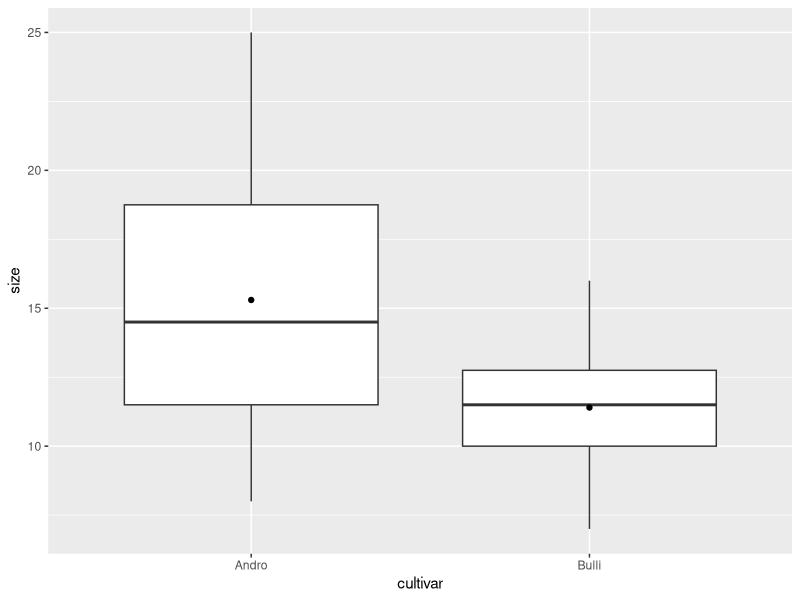
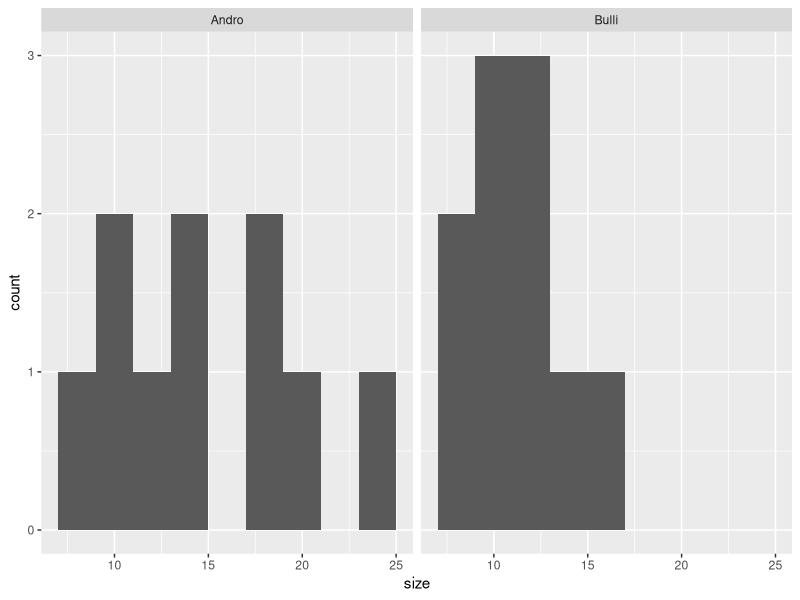
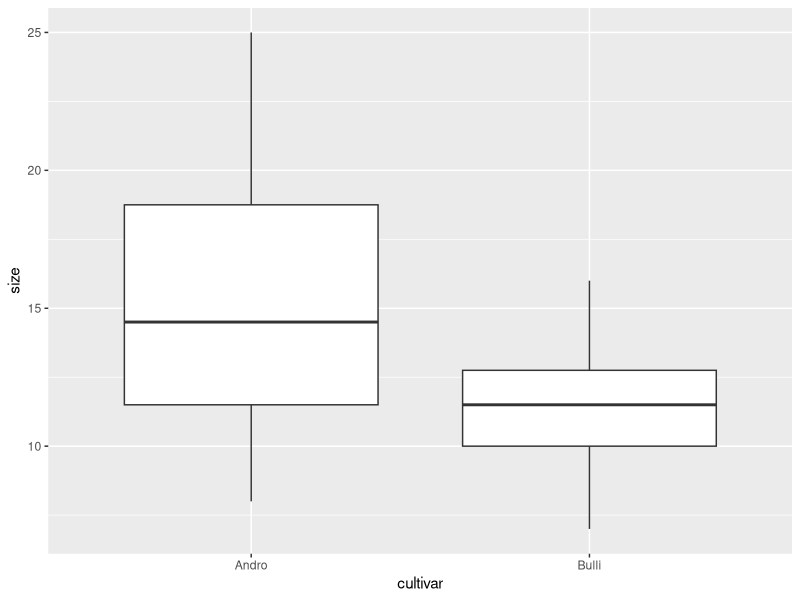
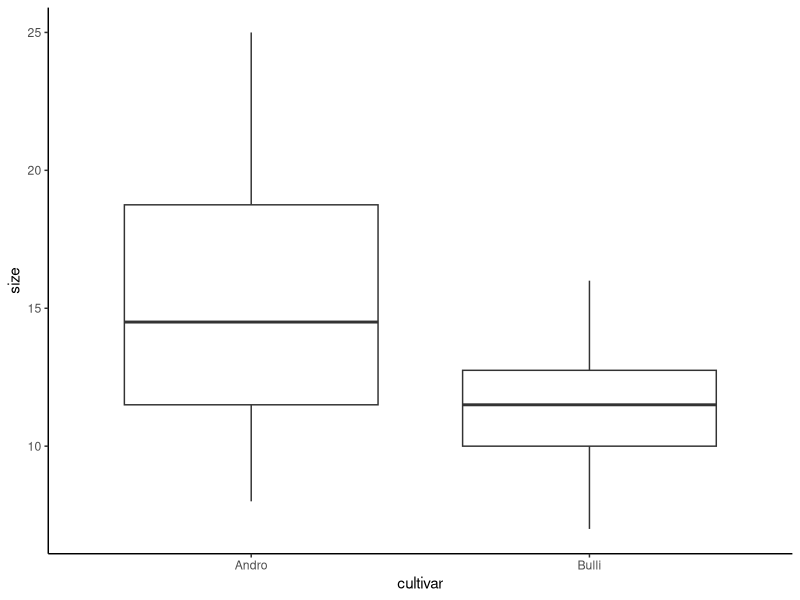
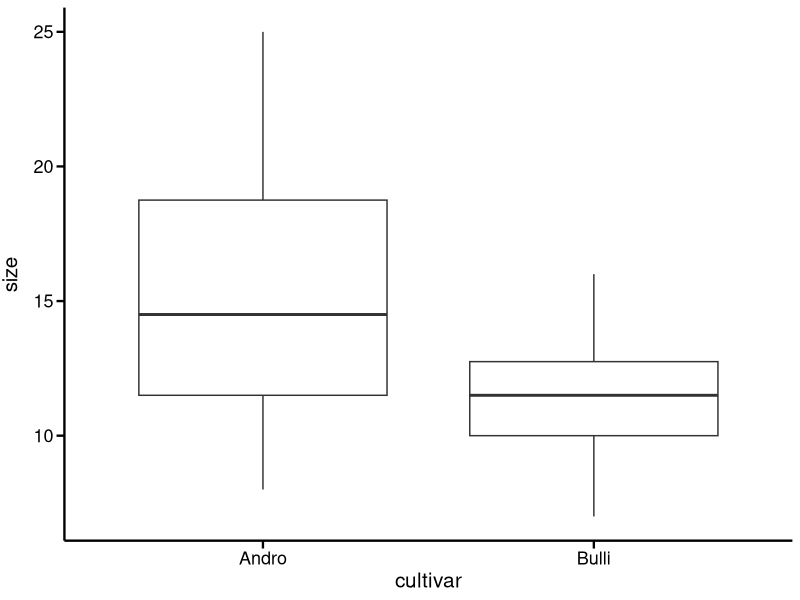
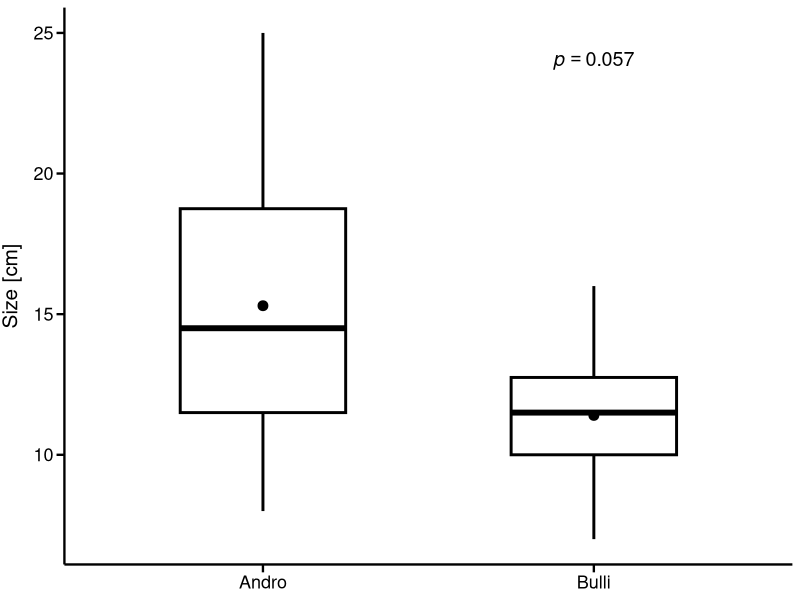

Here is the R script that generated these plots, in order:
## ---- chunk 1
# Je 10 Messwerte für Sorte a und b zu einem Data Frame im long-Format verbinden 

# Messwerte von Cultivar Andro
Messwerte_a <- c(20, 19, 25, 10, 8, 15, 13, 18, 11, 14) 

# Messwerte von Cultivar b
Messwerte_b <- c(12, 15, 16, 7, 8, 10, 12, 11, 13, 10) 

# Bezeichnug der Cultivare in der Tabelle
cultivar <- factor(rep( c("Andro", "Bulli"), each = 10))

# Data frame erstellen 
blume <- data.frame("cultivar" = cultivar, "size" = c(Messwerte_a, Messwerte_b) ) 
## ---- chunk 2
# Boxplots
library(ggplot2)

ggplot(blume, aes(x = cultivar, y = size)) +
  geom_boxplot() +
    stat_summary(fun = mean, geom = "point") # Mittelwerte hinzufügen
## ---- chunk 3
# Histogramme

ggplot(blume, aes(x = size)) +
  geom_histogram(binwidth = 2) +
  facet_wrap(~ cultivar)
## ---- chunk 4
# Alternativ kann man die Werte auch direkt in die t.test()-Funktion eingeben:
# t.test(Messwerte_a, Messwerte_b)

# Zweiseitig "Test auf a ≠ b" (default)
t.test(size ~ cultivar, data = blume) 
## ---- chunk 5
# Einseitig "Test auf Andro > Bulli"
t.test(size ~ cultivar, alternative = "greater",  data = blume)

# Einseitig "Test auf Andro < Bulli"
t.test(size ~ cultivar, alternative = "less",  data = blume) 
## ---- chunk 6
# Varianzen gleich: klassischer t-Test
t.test(size ~ cultivar, var.equal = TRUE, data = blume)

# Varianzen ungleich: Welch's t-Test (siehe Titelzeile des R-Outputs!)
t.test(size ~ cultivar, data = blume) # dasselbe wie var.equal = FALSE
## ---- chunk 7
# für gepaarten t-Test funktioniert Notation "size ~ cultivar" nicht (mehr)

t.test(blume$size[blume$cultivar == "Andro"], 
       blume$size[blume$cultivar == "Bulli"], 
       paired = TRUE)
## ---- chunk 8
# Anzahl gewählte Frauen im Nationalrat (≙ 38.5 %; Stand 2023)
binom.test(77, 200, p = 0.5) 

# Anzahl gewählte Männer im Nationalrat (≙ 61.5 %; Stand 2023)
binom.test(123, 200, p = 0.5) 
## ---- chunk 9
binom.test( c(123, 77), p = 0.5) 

# Entspricht die Anzahl Kandidatinnen (≙ 41 %; Stand 2023) dem Anteil Frauen 
# in der Bevölkerung ?
binom.test( c(2399, 3500), p = 0.5) 

# Entspricht der Anteil gewählter Frauen dem Anteil kandidierender Frauen ?
binom.test(77, 200, p = 0.407) 
## ---- chunk 10
# Matrix mit Haarfarbe&Augenfarbe-Kombinationen erstellen
# 38 blond&blau, 14 dunkel&blau, 11 blond&braun, 51 dunkel&braun
count <- matrix( c(38, 14, 11, 51), nrow = 2)
count 

# Benennen für Übersicht
rownames(count) <- c("blond", "dunkel") 
colnames(count) <- c("blau", "braun")

count

# Tests durchführen
chisq.test(count)
fisher.test(count)
## ---- chunk 11
library("ggplot2")

ggplot(blume, aes(x = cultivar, y = size)) +
  geom_boxplot()

ggplot(blume, aes(cultivar, size)) +
  geom_boxplot() +
  theme_classic()
## ---- chunk 12
# Eigenes Theme erstellen
mytheme <- 
  theme_classic() + 
  theme(axis.line = element_line(linewidth = 0.8, color = "black"), 
        axis.text = element_text(size = 13, color = "black"), 
        axis.title = element_text(size = 15, color = "black"), 
        axis.ticks = element_line(linewidth = 0.8, color = "black"), 
        axis.ticks.length = unit(0.2, "cm"),
        axis.title.y = element_text(vjust = 2.5),
        plot.margin = margin(t = 5.5, r = 5.5, b = 5.5, l = 7)
        )
## ---- chunk 13
# Eigenes Theme anwenden
ggplot(blume, aes(cultivar, size)) + 
  geom_boxplot() + 
  mytheme

# Jetzt können wir noch (box)plotspezifische Verbesserungen vornehmen
t_test <- t.test(size ~ cultivar, blume)

ggplot(blume, aes(cultivar, size)) + 
  geom_boxplot(color = "black", size = 1, width = 0.5) + 
  labs(x = "Cultivar", y = "Size [cm]") +
  stat_summary(fun = mean, geom = "point", size = 3) +
    annotate("text", x = 2, y = 24,
             label = paste0("italic(p) == ", round(t_test$p.value, 3)), 
             parse = TRUE, size = 5) +
  mytheme +
  theme(axis.title.x = element_blank()
  )  
